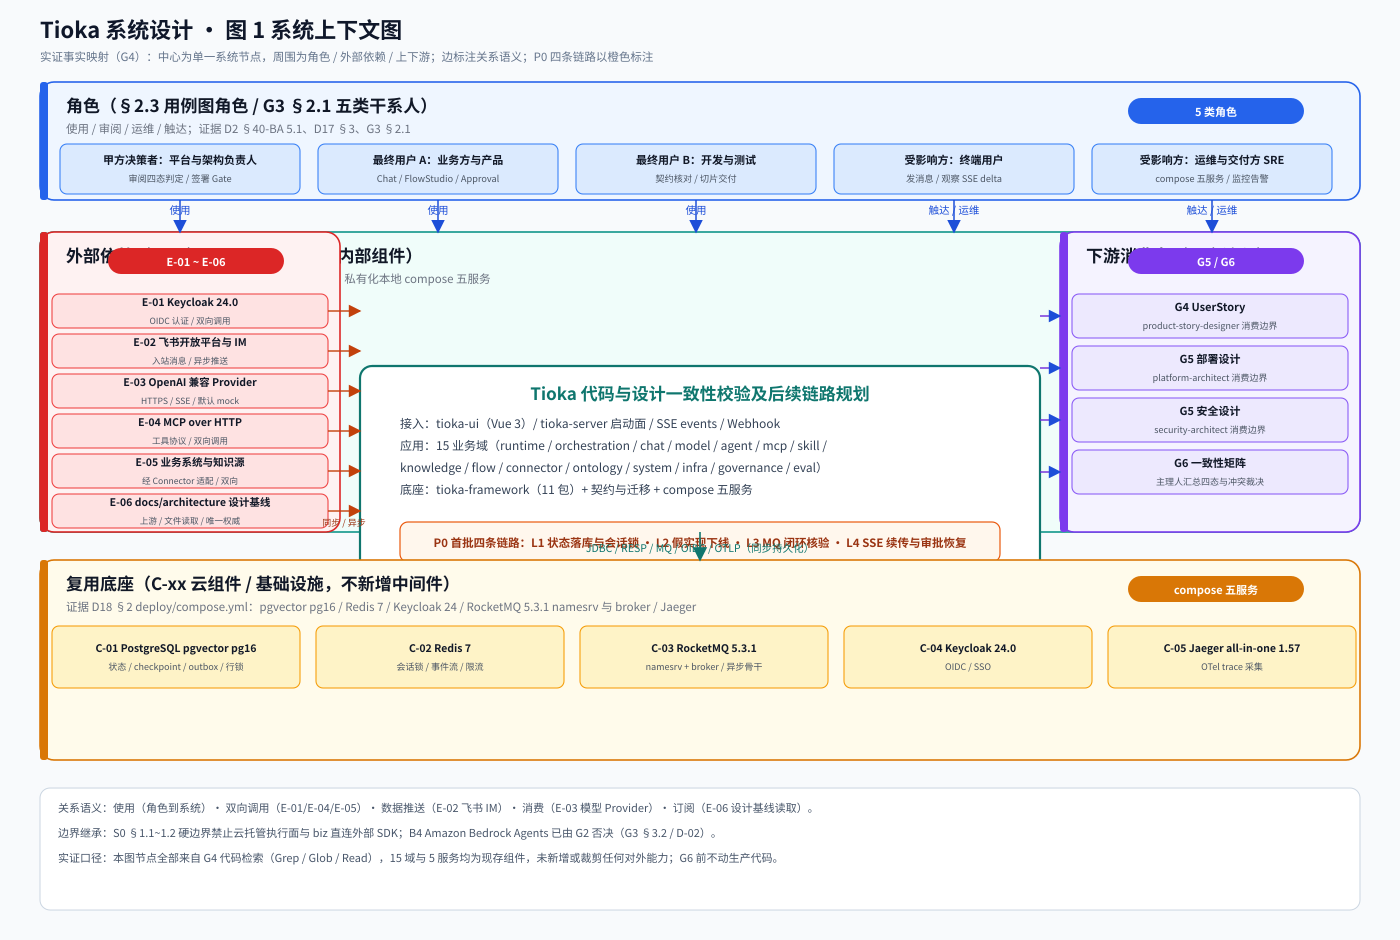

Here is the Python script that generated this plot:
#!/usr/bin/env python3
# -*- coding: utf-8 -*-
"""图 1 · 系统上下文图（G4 系统设计）

场景识别：系统架构图（System Context）。工具：Python 标准库零依赖 SVG（编排层 G3 已锁定方案）。
本图为 Tioka 既有代码的实证事实映射，不展开内部组件（内部组件归图 2 模块图）。
组件清单：角色 5 类 / 上游设计基线 / 外部依赖 E-01 至 E-06 / 下游消费者 / 中心系统单节点。
连接关系：角色「使用」、外部系统「双向调用 / 数据推送 / 订阅」、下游「逐字注入消费」。
"""
import os
import sys

sys.path.insert(0, os.path.dirname(os.path.dirname(os.path.abspath(__file__))))
from _svgkit import Canvas  # noqa: E402

W, H = 1400, 940
OUT = os.path.dirname(os.path.abspath(__file__))
c = Canvas(W, H,
           "Tioka 系统设计 · 图 1 系统上下文图",
           "实证事实映射（G4）：中心为单一系统节点，周围为角色 / 外部依赖 / 上下游；边标注关系语义；P0 四条链路以橙色标注")

# ── 角色带（上方） ──────────────────────────────────
c.band(82, 118, "角色（§2.3 用例图角色 / G3 §2.1 五类干系人）",
       "使用 / 审阅 / 运维 / 触达；证据 D2 §40-BA 5.1、D17 §3、G3 §2.1", "#eff6ff", "#2563eb", "5 类角色")
roles = [
    ("甲方决策者：平台与架构负责人", "审阅四态判定 / 签署 Gate"),
    ("最终用户 A：业务方与产品", "Chat / FlowStudio / Approval"),
    ("最终用户 B：开发与测试", "契约核对 / 切片交付"),
    ("受影响方：终端用户", "发消息 / 观察 SSE delta"),
    ("受影响方：运维与交付方 SRE", "compose 五服务 / 监控告警"),
]
for i, (t, s) in enumerate(roles):
    c.node(60 + i * 258, 82 + 62, 240, 50, t, s, "#dbeafe", "#3b82f6", tsize=11, ssize=9.2)

# ── 中心系统（单一节点） ─────────────────────────────
c.band(232, 300, "Tioka 系统（本轮中心节点，不展开内部组件）",
       "企业级 Agent 套件；15 个业务域 api 与 biz 双子模块；私有化本地 compose 五服务", "#f0fdfa", "#0d9488", "系统边界")
c.rect(360, 300 + 66, 680, 210, "#ffffff", "#0f766e", rx=12, sw=2.2)
c.text(700, 300 + 100, "Tioka 代码与设计一致性校验及后续链路规划", size=17, color="#0f766e", weight="bold", anchor="middle")
c.lines(400, 300 + 128, [
    "接入：tioka-ui（Vue 3）/ tioka-server 启动面 / SSE events / Webhook",
    "应用：15 业务域（runtime / orchestration / chat / model / agent / mcp / skill /",
    "        knowledge / flow / connector / ontology / system / infra / governance / eval）",
    "底座：tioka-framework（11 包）+ 契约与迁移 + compose 五服务",
], size=12, color="#334155", lh=22)
# P0 落点
c.rect(400, 300 + 222, 600, 40, "#fff7ed", "#ea580c", rx=8, sw=1.2)
c.text(700, 300 + 247, "P0 首批四条链路：L1 状态落库与会话锁 · L2 假实现下线 · L3 MQ 闭环核验 · L4 SSE 续传与审批恢复",
       size=11.5, color="#9a3412", weight="bold", anchor="middle")

# ── 左侧外部依赖 ────────────────────────────────────
c.band(232, 300, "外部依赖（E-xx）", "", "#fef2f2", "#dc2626", "E-01 ~ E-06", x=40, w=300)
ext = [
    ("E-01 Keycloak 24.0", "OIDC 认证 / 双向调用"),
    ("E-02 飞书开放平台与 IM", "入站消息 / 异步推送"),
    ("E-03 OpenAI 兼容 Provider", "HTTPS / SSE / 默认 mock"),
    ("E-04 MCP over HTTP", "工具协议 / 双向调用"),
    ("E-05 业务系统与知识源", "经 Connector 适配 / 双向"),
    ("E-06 docs/architecture 设计基线", "上游 / 文件读取 / 唯一权威"),
]
for i, (t, s) in enumerate(ext):
    c.node(52, 232 + 62 + i * 40, 276, 34, t, s, "#fee2e2", "#ef4444", tsize=10.5, ssize=8.6)

# 右侧下游消费者
c.band(232, 300, "下游消费者（逐字注入）", "", "#f5f3ff", "#7c3aed", "G5 / G6", x=1060, w=300)
downs = [
    ("G4 UserStory", "product-story-designer 消费边界"),
    ("G5 部署设计", "platform-architect 消费边界"),
    ("G5 安全设计", "security-architect 消费边界"),
    ("G6 一致性矩阵", "主理人汇总四态与冲突裁决"),
]
for i, (t, s) in enumerate(downs):
    c.node(1072, 232 + 62 + i * 52, 276, 44, t, s, "#ede9fe", "#8b5cf6", tsize=11, ssize=9)

# ── 连接边 ──────────────────────────────────────────
# 角色 → 中心
for i in range(5):
    x = 180 + i * 258
    c.arrow(x, 82 + 118, x, 232, color="#1d4ed8", sw=1.5, label="使用" if i < 3 else "触达 / 运维",
            lx=x, ly=214, marker="ahb")
# 外部依赖 → 中心
for i in range(6):
    y = 232 + 62 + i * 40 + 17
    c.arrow(328, y, 360, y, color="#c2410c", sw=1.4, marker="aho")
c.text(344, 232 + 300 - 6, "同步 / 异步", size=9, color="#9a3412", anchor="middle")
# 中心 → 下游
for i in range(4):
    y = 232 + 62 + i * 52 + 22
    c.arrow(1040, y, 1060, y, color="#6d28d9", sw=1.4, marker="ahb")

# ── 底部底座 ────────────────────────────────────────
c.band(560, 200, "复用底座（C-xx 云组件 / 基础设施，不新增中间件）",
       "证据 D18 §2 deploy/compose.yml：pgvector pg16 / Redis 7 / Keycloak 24 / RocketMQ 5.3.1 namesrv 与 broker / Jaeger",
       "#fffbeb", "#d97706", "compose 五服务")
comps = [
    ("C-01 PostgreSQL pgvector pg16", "状态 / checkpoint / outbox / 行锁"),
    ("C-02 Redis 7", "会话锁 / 事件流 / 限流"),
    ("C-03 RocketMQ 5.3.1", "namesrv + broker / 异步骨干"),
    ("C-04 Keycloak 24.0", "OIDC / SSO"),
    ("C-05 Jaeger all-in-one 1.57", "OTel trace 采集"),
]
for i, (t, s) in enumerate(comps):
    c.node(52 + i * 264, 560 + 66, 248, 62, t, s, "#fef3c7", "#f59e0b", tsize=10.5, ssize=9)
c.arrow(700, 532, 700, 560, color="#0f766e", sw=1.6, label="JDBC / RESP / MQ / OIDC / OTLP（同步持久化）",
        lx=700, ly=552, marker="ahg")

# ── 底部注释 ────────────────────────────────────────
c.rect(40, 788, W - 80, 122, "#ffffff", "#cbd5e1", rx=10, sw=1)
c.lines(58, 812, [
    "关系语义：使用（角色到系统）· 双向调用（E-01/E-04/E-05）· 数据推送（E-02 飞书 IM）· 消费（E-03 模型 Provider）· 订阅（E-06 设计基线读取）。",
    "边界继承：S0 §1.1~1.2 硬边界禁止云托管执行面与 biz 直连外部 SDK；B4 Amazon Bedrock Agents 已由 G2 否决（G3 §3.2 / D-02）。",
    "实证口径：本图节点全部来自 G4 代码检索（Grep / Glob / Read），15 域与 5 服务均为现存组件，未新增或裁剪任何对外能力；G6 前不动生产代码。",
], size=11, color="#475569", lh=25)

path = c.save(os.path.join(OUT, "system-context.svg"))
print("生成:", path)
